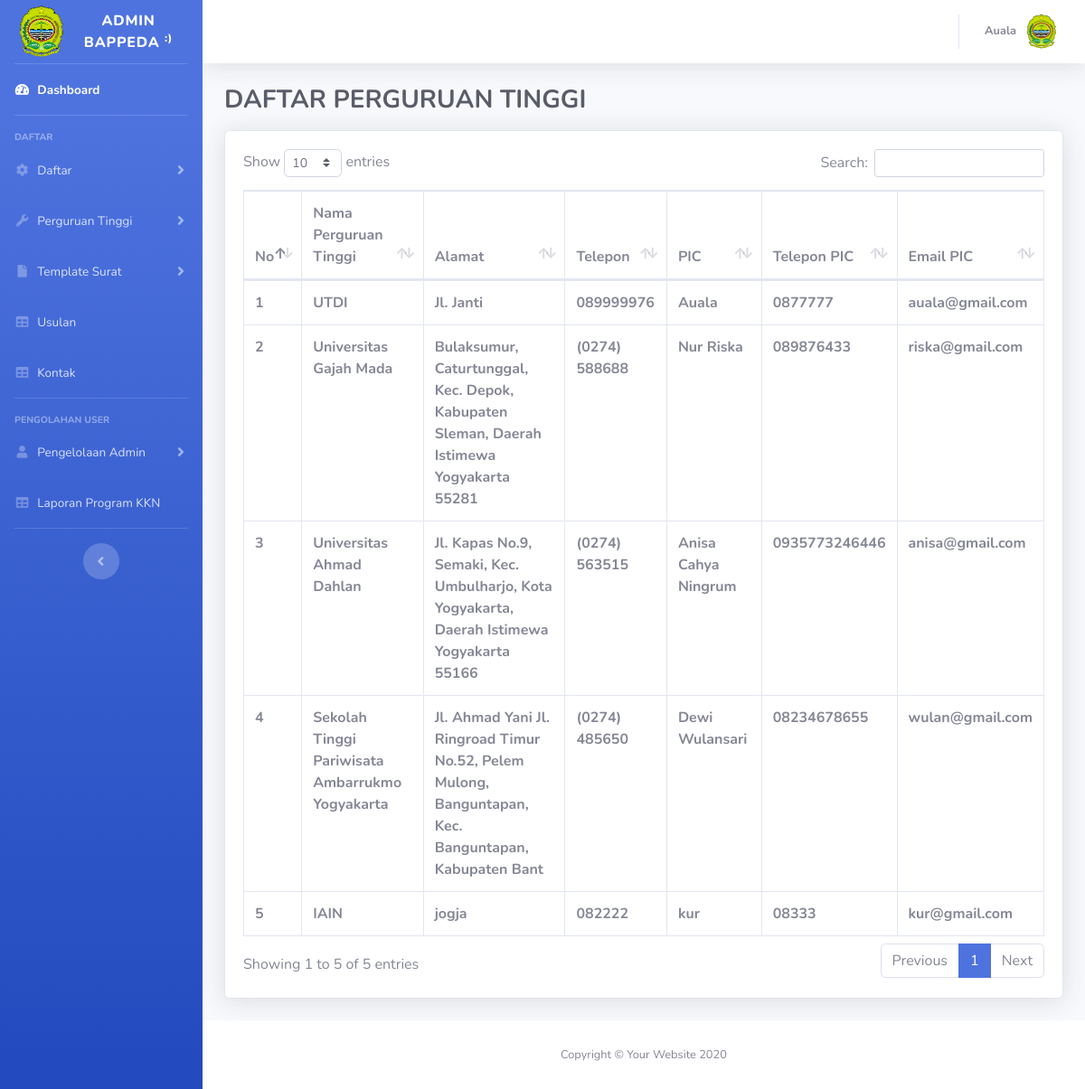
Page /admin-master/univ.php (signed in) on the committed database.
### tables this page shows
CREATE TABLE `pg` (
  `id_pg` int(4) NOT NULL,
  `id_user` int(4) NOT NULL,
  `nama_pg` varchar(100) NOT NULL,
  `alamat_pg` varchar(100) NOT NULL,
  `telepon_pg` varchar(15) NOT NULL,
  `pic_pg` varchar(100) NOT NULL,
  `telepon_pic` varchar(15) NOT NULL,
  `email_pic` varchar(100) NOT NULL
);

### admin-master/univ.php (the view, shortened to what this page needs)
<!DOCTYPE html>
<html lang="en">
<head>
    <link href="../vendor/fontawesome-free/css/all.min.css" rel="stylesheet" type="text/css">
    <link href="../css/sb-admin-2.min.css" rel="stylesheet">
    <link href="../vendor/sweetalert2/sweetalert2.min.css" rel="stylesheet" type="text/css">
    <link href="../vendor/datatables/dataTables.bootstrap4.min.css" rel="stylesheet">
</head>
<body id="page-top">
    <div id="wrapper">
        <ul class="navbar-nav bg-gradient-primary sidebar sidebar-dark accordion" id="accordionSidebar">
            <a class="sidebar-brand d-flex align-items-center justify-content-center" href="index.html">
                <div class="sidebar-brand-icon">
                    <img src="../img/logo.png" width="60" height="60">
                </div>
                <div class="sidebar-brand-text mx-3">Admin Bappeda <sup>:)</sup></div>
            </a>
            <hr class="sidebar-divider my-0">
            <li class="nav-item active">
                <a class="nav-link" href="admin-master.php">
                    <i class="fas fa-fw fa-tachometer-alt"></i>
                    <span>Dashboard</span></a>
            </li>
            <hr class="sidebar-divider">
            <div class="sidebar-heading">
                Daftar
            </div>
            <li class="nav-item">
                <a class="nav-link collapsed" href="#" data-toggle="collapse" data-target="#collapseTwo" aria-expanded="true" aria-controls="collapseTwo">
                    <i class="fas fa-fw fa-cog"></i>
                    <span>Daftar</span>
                </a>
            </li>
            <li class="nav-item">
                <a class="nav-link collapsed" href="#" data-toggle="collapse" data-target="#collapseUtilities" aria-expanded="true" aria-controls="collapseUtilities">
                    <i class="fas fa-fw fa-wrench"></i>
                    <span>Perguruan Tinggi</span>
                </a>
            </li>
            <li class="nav-item">
                <a class="nav-link collapsed" href="#" data-toggle="collapse" data-target="#collapseTheree" aria-expanded="true" aria-controls="collapseTheree">
                    <i class="fas fa-fw fa-file"></i>
                    <span>Template Surat </span>
                </a>
            </li>
            <li class="nav-item">
                <a class="nav-link" href="usulan.php">
                    <i class="fas fa-fw fa-table"></i>
                    <span>Usulan</span></a>
            </li>
            <li class="nav-item">
                <a class="nav-link" href="kontak.php">
                    <i class="fas fa-fw fa-table"></i>
                    <span>Kontak</span></a>
            </li>
            <hr class="sidebar-divider">
            <div class="sidebar-heading">
                Pengolahan User
            </div>
            <li class="nav-item">
                <a class="nav-link collapsed" href="#" data-toggle="collapse" data-target="#collapseFour" aria-expanded="true" aria-controls="collapseTheree">
                    <i class="fas fa-fw fa-user"></i>
                    <span>Pengelolaan Admin </span>
                </a>
            </li>
            <li class="nav-item">
                <a class="nav-link" href="lap_kkn.php">
                    <i class="fas fa-fw fa-table"></i>
                    <span>Laporan Program KKN</span></a>
            </li>
            <hr class="sidebar-divider d-none d-md-block">
            <div class="text-center d-none d-md-inline">
                <button class="rounded-circle border-0" id="sidebarToggle"></button>
            </div>
        </ul>
        <div id="content-wrapper" class="d-flex flex-column">
            <div id="content">
                <nav class="navbar navbar-expand navbar-light bg-white topbar mb-4 static-top shadow">
                    <ul class="navbar-nav ml-auto">
                        <li class="nav-item dropdown no-arrow">
                            <a class="nav-link dropdown-toggle" href="#" id="userDropdown" role="button" data-toggle="dropdown" aria-haspopup="true" aria-expanded="false">
                                <span class="mr-2 d-none d-lg-inline text-gray-600 small">
                                    <b><?= $_SESSION['nama_user'] ?> </b>
                                </span>
                                <img src="../img/logo.png" width="40" height="40">
                            </a>
                        </li>
                    </ul>
                </nav>
                <div class="container-fluid">
                    <h1 class="h3 mb-3 text-gray-800"><strong>DAFTAR PERGURUAN TINGGI</strong> </h1>
                    <div class="card shadow mb-4">
                        <div class="card-body">
                            <div class="table-responsive">
                                <table class="table table-bordered " id="dataTable" width="100%" cellspacing="0">
                                    <thead>
                                        <tr class="table">
                                            <th>No</th>
                                            <th>Nama Perguruan Tinggi</th>
                                            <th>Alamat</th>
                                            <th>Telepon</th>
                                            <th>PIC</th>
                                            <th>Telepon PIC</th>
                                            <th>Email PIC</th>
                                        </tr>
                                    </thead>
                                    <?php
                                    include '../koneksi.php';
                                    $a = 1;
                                    $data = mysqli_query($koneksi, "SELECT * FROM pg WHERE id_pg");
                                    while ($d = mysqli_fetch_array($data)) {
                                    ?>
                                        <tr>
                                            <th><?php echo $a++; ?></th>
                                            <th><?php echo $d['nama_pg']; ?></th>
                                            <th><?php echo $d['alamat_pg']; ?></th>
                                            <th><?php echo $d['telepon_pg']; ?></th>
                                            <th><?php echo $d['pic_pg']; ?></th>
                                            <th><?php echo $d['telepon_pic']; ?></th>
                                            <th><?php echo $d['email_pic']; ?></th>
                                        </tr>
                                    <?php
                                    }
                                    ?>
                                </table>
                            </div>
                        </div>
                    </div>
                </div>
                <footer class="sticky-footer bg-white">
                    <div class="container my-auto">
                        <div class="copyright text-center my-auto">
                            <span>Copyright &copy; Your Website 2020</span>
                        </div>
                    </div>
                </footer>
            </div>
        </div>
</body>
</html>

### rows in the picture
pg: nama_pg "UTDI", alamat_pg "Jl. Janti", telepon_pg "089999976", pic_pg "Auala", telepon_pic "0877777", email_pic "auala@gmail.com"
pg: nama_pg "Universitas Gajah Mada", alamat_pg "Bulaksumur, Caturtunggal, Kec. Depok, Kabupaten Sleman, Daerah Istimewa Yogyakarta 55281", telepon_pg "(0274) 588688", pic_pg "Nur Riska", telepon_pic "089876433", email_pic "riska@gmail.com"
pg: nama_pg "Universitas Ahmad Dahlan", alamat_pg "Jl. Kapas No.9, Semaki, Kec. Umbulharjo, Kota Yogyakarta, Daerah Istimewa Yogyakarta 55166", telepon_pg "(0274) 563515", pic_pg "Anisa Cahya Ningrum", telepon_pic "0935773246446", email_pic "anisa@gmail.com"
pg: nama_pg "Sekolah Tinggi Pariwisata Ambarrukmo Yogyakarta", alamat_pg "Jl. Ahmad Yani Jl. Ringroad Timur No.52, Pelem Mulong, Banguntapan, Kec. Banguntapan, Kabupaten Bant", telepon_pg "(0274) 485650", pic_pg "Dewi Wulansari", telepon_pic "08234678655", email_pic "wulan@gmail.com"
pg: nama_pg "IAIN", alamat_pg "jogja", telepon_pg "082222", pic_pg "kur", telepon_pic "08333", email_pic "kur@gmail.com"

### other values in the picture
$_SESSION['nama_user'] "Auala"
